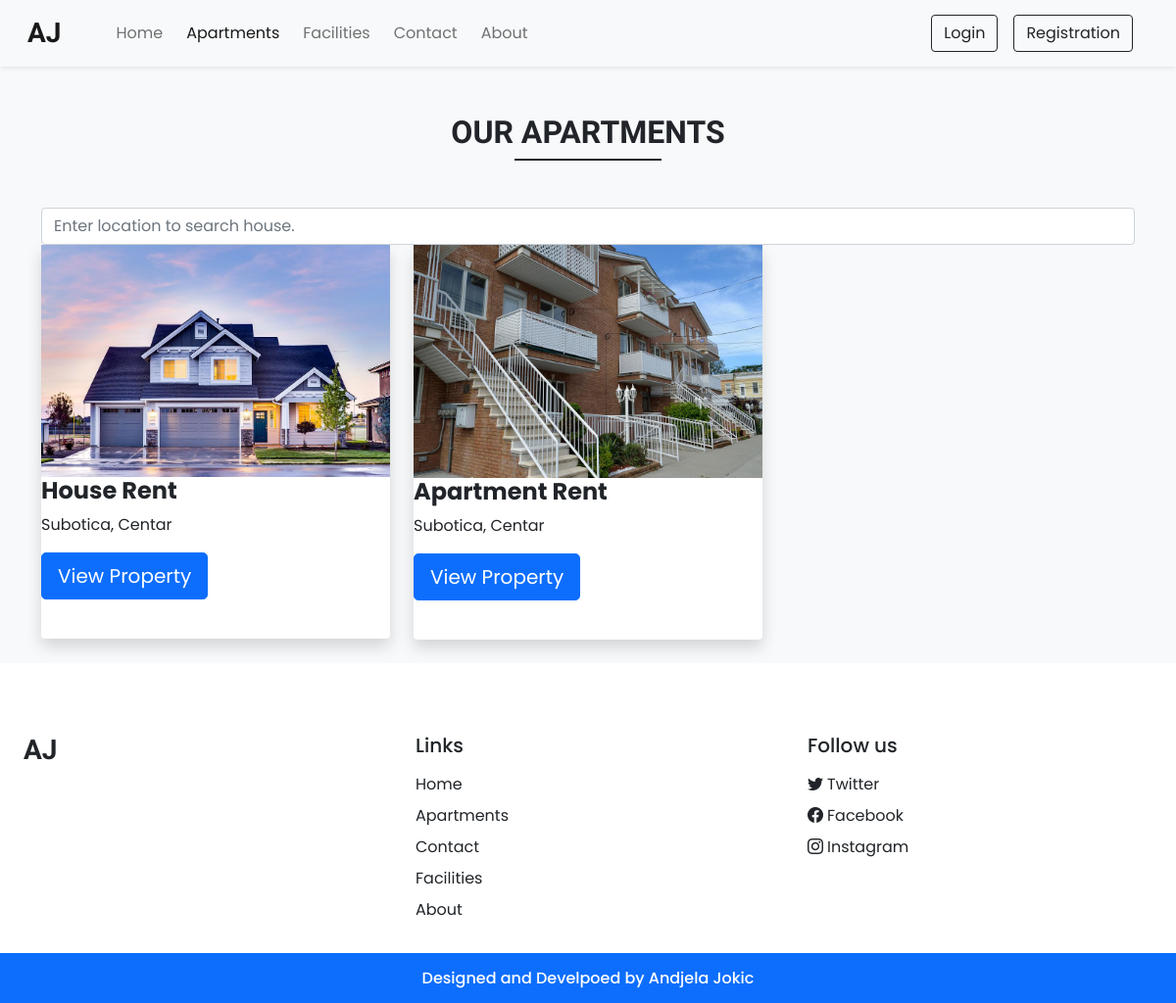
Screenshot of /apt.php with the database file from the repository.
### tables this page shows
CREATE TABLE `property` (
  `property_id` int(10) NOT NULL,
  `picture` varchar(500) NOT NULL,
  `picture1` varchar(255) NOT NULL,
  `picture2` varchar(255) NOT NULL,
  `picture3` varchar(255) NOT NULL,
  `city` varchar(100) NOT NULL,
  `district` varchar(50) NOT NULL,
  `street` varchar(100) NOT NULL,
  `contact` bigint(10) NOT NULL,
  `property_type` varchar(50) NOT NULL,
  `price` bigint(10) NOT NULL,
  `total_rooms` int(10) NOT NULL,
  `bedroom` int(10) NOT NULL,
  `living_room` int(10) NOT NULL,
  `kitchen` int(10) NOT NULL,
  `bathroom` int(10) NOT NULL,
  `booked` varchar(100) NOT NULL DEFAULT 'No',
  `description` varchar(200) NOT NULL,
  `id` int(11) NOT NULL,
  `status` varchar(20) NOT NULL DEFAULT 'deny'
);

### adm/inc/db_config.php (called while the page is built, shortened)
<?php
function select($sql,$values,$datatypes)
{
$con=$GLOBALS['con'];
if($stmt=mysqli_prepare($con,$sql)){
    mysqli_stmt_bind_param($stmt,$datatypes,...$values);
    if(mysqli_stmt_execute($stmt)){
        $res=mysqli_stmt_get_result($stmt);
        return $res;
    }
    else{
        mysqli_stmt_close($stmt);
        die("Error select execute");
    }
}
else{
    die("Error select prepare");
}
}
?>

### prop_list.php (the view)
<?php
$hname='localhost';
$uname='root';
$pass='root';
$db='real_estate';
$con= mysqli_connect($hname,$uname,$pass,$db);
?>
<?php
$sql="SELECT * FROM property";
$query=mysqli_query($con,$sql);
if(mysqli_num_rows($query)>0)
{
while ($rows=mysqli_fetch_assoc($query)) {
$property_id=$rows['property_id'];
?>
<div class="col-lg-4 col-md-4 px-6">
    <div class="card mb-4 border-0 shadow">
<?php
        $sql2="SELECT * FROM property where property_id='$property_id'";
        $query2=mysqli_query($con,$sql2);
        if(mysqli_num_rows($query2)>0)
        {
        $row=mysqli_fetch_assoc($query2);
        $photo=$row['picture'];
        echo  '<img class="picture" src="images/'.$photo.'">'; }?>
        <h4><b><?php echo $rows['property_type']; ?></b></h4>
        <p><?php echo $rows['city'].', '.$rows['district'] ?></p>
        <p><?php echo '<a href="view_propertyy.php?property_id='.$rows['property_id'].'"  class="btn btn-lg btn-primary btn-block" >View Property </a><br>'; ?></p><br>
        </div>
    </div>
<?php
}
}
?>

### apt.php (shortened to what this page needs)
<?php
$hname='localhost';
$uname='root';
$pass='root';
$db='real_estate';
$con= mysqli_connect($hname,$uname,$pass,$db);
?>
<?php
$sql="SELECT * FROM property";
$query=mysqli_query($con,$sql);
if(mysqli_num_rows($query)>0)
{
    while ($rows=mysqli_fetch_assoc($query)) {
        ?>
<!doctype html>
<html lang="en">
<head>
<?php require('all/links.php');?>
<link rel="stylesheet" href="https://unpkg.com/swiper@7/swiper-bundle.min.css">
<link href="https://cdn.jsdelivr.net/npm/bootstrap@5.1.3/dist/css/bootstrap.min.css" rel="stylesheet">
</head>
<body>
<div class="bg-light">
<?php require('all/header.php');?>
<div class="my-5 px-4">
<h2 class="fw-bold h-font text-center">OUR APARTMENTS</h2>
<div class="h-line bg-dark"></div>
</div>
<div class="container">
<div class="row">
<form method="POST" action="search.php">
<input class="form-control" type="text" placeholder="Enter location to search house." name="search_property" aria-label="Search">
</form><br>
<?php include ("prop_list.php"); ?>
</div>
</div>
</div>
<?php require('all/footer.php');?>
<?php
}}
?>
</body>
</html>

### all/header.php (shortened to what this page needs)
<?php
require ('adm/inc/db_config.php');
?>
<nav id="nav-bar" class="navbar navbar-expand-lg navbar-light bg-light px-lg-3 py-lg-2 shadow-sm sticky-top">
<div class="container-fluid">
<a class="navbar-brand me-5 fw-bold fs-3 h-font" href="index.php">AJ</a>
<div class="collapse navbar-collapse" id="navbarSupportedContent">
<ul class="navbar-nav me-auto mb-2 mb-lg-0">
<li class="nav-item">
<a class="nav-link me-2" href="index.php">Home</a>
</li>
<li class="nav-item">
<a class="nav-link me-2" href="apt.php">Apartments</a>
</li>
<li class="nav-item">
<a class="nav-link me-2" href="facilities.php">Facilities</a>
</li>
<li class="nav-item">
<a class="nav-link me-2" href="contact.php">Contact</a>
</li>
<li class="nav-item me-2">
<a class="nav-link" href="about.php">About</a>
</li>
</ul>
    <div class="d-flex">
        <?php
        if (isset($_SESSION['logged_in']) && $_SESSION['logged_in']==true) {
            echo<<<data
          <div class="btn-group">
          <button type="button" class="btn btn-secondary dropdown-toggle" data-bs-toggle="dropdown" data-bs-display="static" aria-expanded="false">
            $_SESSION[SESSION_EMAIL]
         </button>
         <ul class="dropdown-menu dropdown-menu-lg-end">
         <li><a class="dropdown-item" href="newss.php" >Action</a></li>
         <li><a class="dropdown-item" href="setu.php" >Profile</a></li>
         <li><a class="dropdown-item" href="logout.php">Logout</a></li>
      </ul>
     </div>
data;
        }
        else{
            echo<<<data
<div class="d-flex">
    <a href="loginn.php" class="btn btn-outline-dark shadow-none me-lg-3 me-2">Login</a
</div>
    <div class="d-flex">
        <a href="registration.php" class="btn btn-outline-dark shadow-none me-lg-3 me-2">Registration</a
    </div>
data;
        }
        ?>
</div>
</div>
</div>
</nav>

### all/footer.php (shortened to what this page needs)
<?php
$contact_q="select * from contact where id=?";
$values=[1];
$contact_r=mysqli_fetch_assoc(select($contact_q,$values,'i'));
?>
<!doctype html>
<html lang="en">
<head>
</head>
<body>
<div class="container-fluid bg-white mt-5">
    <div class="row">
        <div class="col-lg-4 p-4">
            <h3 class="h-font fw-bold fs-3 mb-2">AJ</h3>
<img width="100px" height="100px"  src="images/giphy.gif">
        </div>
        <div class="col-lg-4 p-4">
            <h5 class="mb-3">Links</h5>
            <a href="index.php" class="d-inline-block mb-2 text-dark text-decoration-none">Home</a><br>
            <a href="apt.php" class="d-inline-block mb-2 text-dark text-decoration-none">Apartments</a><br>
            <a href="contact.php" class="d-inline-block mb-2 text-dark text-decoration-none">Contact</a><br>
            <a href="facilities.php" class="d-inline-block mb-2 text-dark text-decoration-none">Facilities</a><br>
            <a href="about.php" class="d-inline-block mb-2 text-dark text-decoration-none">About</a>
        </div>
        <div class="col-lg-4 p-4">
            <h5 class="mb-3">Follow us</h5>
            <a href="<?php echo $contact_r['tw']?>" class="d-inline-block text-dark text-decoration-none mb-2">
                <i class="bi bi-twitter me-1"?></i>Twitter
            </a><br>
            <a href="<?php echo $contact_r['fb']?>" class="d-inline-block text-dark text-decoration-none mb-2">
                <i class="bi bi-facebook me-1"?></i>Facebook
            </a><br>
            <a href="<?php echo $contact_r['insta']?>" class="d-inline-block text-dark text-decoration-none">
                <i class="bi bi-instagram me-1"?></i>Instagram
            </a>
        </div>
    </div>
</div>
<h6 class="text-center bg-primary text-white p-3 m-0">Designed and Develpoed by Andjela Jokic</h6>
            </body>
</html>

### adm/css/css.css (style rules this page uses)
:root { --teal:#2elac; --teal_hover:#279e8c; }
* { font-family: 'Poppins', sans-serif; }
.h-font { font-family: 'Merienda', cursive; }
.h-line { width: 150px; margin: 0 auto; height: 2px; }

### rows the page displays
property: picture (picture), property_type "House Rent", city "Subotica", district "Centar"
property: picture (picture), property_type "Apartment Rent", city "Subotica", district "Centar"
